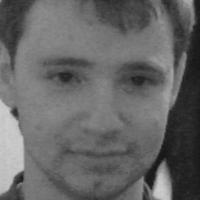
%> input picture 1.jpg, 200 x 200 px
$ octave main.m   (GNU Octave 9; MATLAB toolbox functions it lacks are replaced by stand-ins)
%> lines starting %> are read from the running program, lines starting %| are printed output that depends on the picture
### buildDetector.m
% buildDetector: build face parts detector object
%
% detector = buildDetector( thresholdFace, thresholdParts, stdsize )
%
%Output parameter:
% detector: built detector object
%
%
%Input parameters:
% thresholdFace (optional): MergeThreshold for face detector (Default: 1)
% thresholdParts (optional): MergeThreshold for face parts detector (Default: 1)
% stdsize (optional): size of normalized face (Default: 176)
%
%
%Example:
% detector = buildDetector();
% img = imread('img.jpg');
% [bbbox bbimg] = detectFaceParts(detector,img);
%
%
%Version: 20120529

%%%%%%%%%%%%%%%%%%%%%%%%%%%%%%%%%%%%%%%%%%%%%%%%%%%%%%%%%%%%
% Face Parts Detection:                                    %
%                                                          %
% Copyright (C) 2012 Masayuki Tanaka. All rights reserved. %
%                    mtanaka@ctrl.titech.ac.jp             %
%                                                          %
%%%%%%%%%%%%%%%%%%%%%%%%%%%%%%%%%%%%%%%%%%%%%%%%%%%%%%%%%%%%
function detector = buildDetector( thresholdFace, thresholdParts, stdsize )

if( nargin < 1 )
 thresholdFace = 1;
end

if( nargin < 2 )
 thresholdParts = 1;
end

if( nargin < 3 )
 stdsize = 176;
end

nameDetector = {'LeftEye'; 'RightEye'; 'Mouth'; 'Nose'; };
mins = [[12 18]; [12 18]; [15 25]; [15 18]; ];

detector.stdsize = stdsize;
detector.detector = cell(5,1);
for k=1:4
 minSize = int32([stdsize/5 stdsize/5]);
 minSize = [max(minSize(1),mins(k,1)), max(minSize(2),mins(k,2))];
 detector.detector{k} = vision.CascadeObjectDetector(char(nameDetector(k)), 'MergeThreshold', thresholdParts, 'MinSize', minSize);
end

detector.detector{5} = vision.CascadeObjectDetector('FrontalFaceCART', 'MergeThreshold', thresholdFace);

### main.m

clc;
clear all;
I = imread('1.jpg');
%> I is the input picture: size 200x200 uint8; min 20, max 207, mean 101.9
subplot(2,2,1),imshow(I);

% for i=2:6
%
%  H = fspecial('gaussian',10,45);
%  image[i] = imfilter(I,H,'replicate');

H = fspecial('gaussian',10,45);
gaussian1 = imfilter(I,H,'replicate');
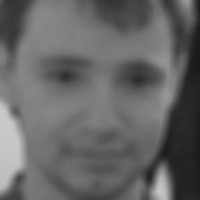
%> gaussian1: size 200x200 uint8; min 25, max 201, mean 101.6
%imwrite(gaussian1,'1.jpg');
subplot(2,2,2),imshow(gaussian1);
H2 = fspecial('gaussian',10,25);

gaussian2 = imfilter(gaussian1,H2,'replicate');
subplot(2,2,3),imshow(gaussian2);
H3 = fspecial('gaussian',10,25);
gaussian3 = imfilter(gaussian2,H3,'replicate');
subplot(2,2,4),imshow(gaussian3);

%need to genarate 6 figures

%end
y= fspecial('laplacian');
laplacian1 = imfilter(I,y,'replicate');
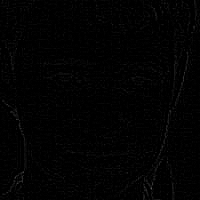
%> laplacian1: size 200x200 uint8; min 0, max 87, mean 2.3
figure,imshow(laplacian1);


detector = buildDetector();
%[bbox bbimg faces bbfaces] = detectFaceParts(detector,im,2);
%> (the run ends here)

$ run again, with mj1.jpg copied over 1.jpg
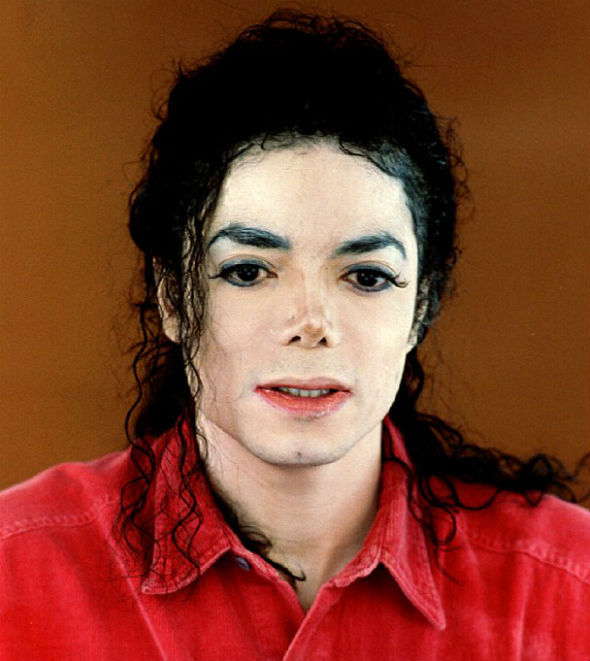
%> input picture mj1.jpg, 590 x 661 px
%> I is the input picture: size 661x590x3 uint8; mean R, G, B 130.2, 65.4, 44.4
%> `gaussian3 = imfilter(gaussian2,H3,'replicate');`:
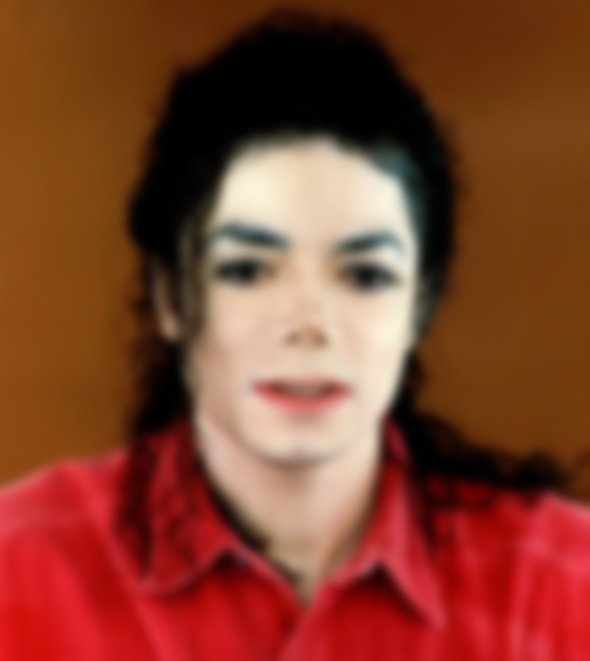
%> gaussian3: size 661x590x3 uint8; mean R, G, B 130.4, 65.3, 44.4
%> `laplacian1 = imfilter(I,y,'replicate');`:
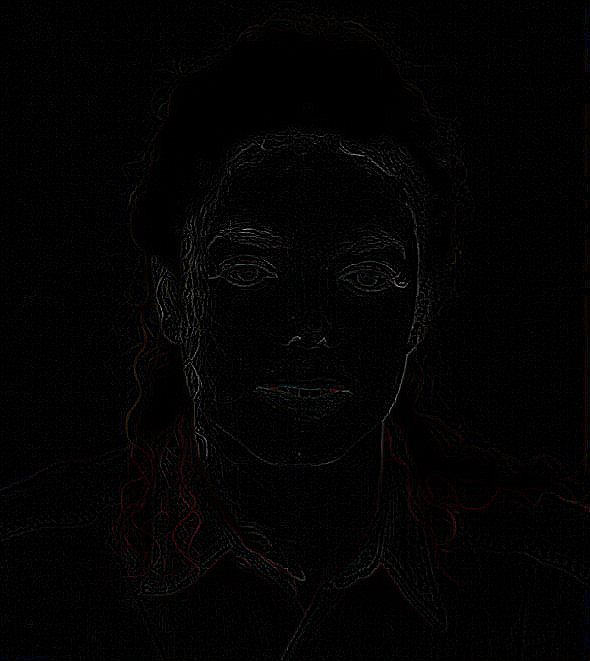
%> laplacian1: size 661x590x3 uint8; mean R, G, B 3.3, 2.9, 2.9
